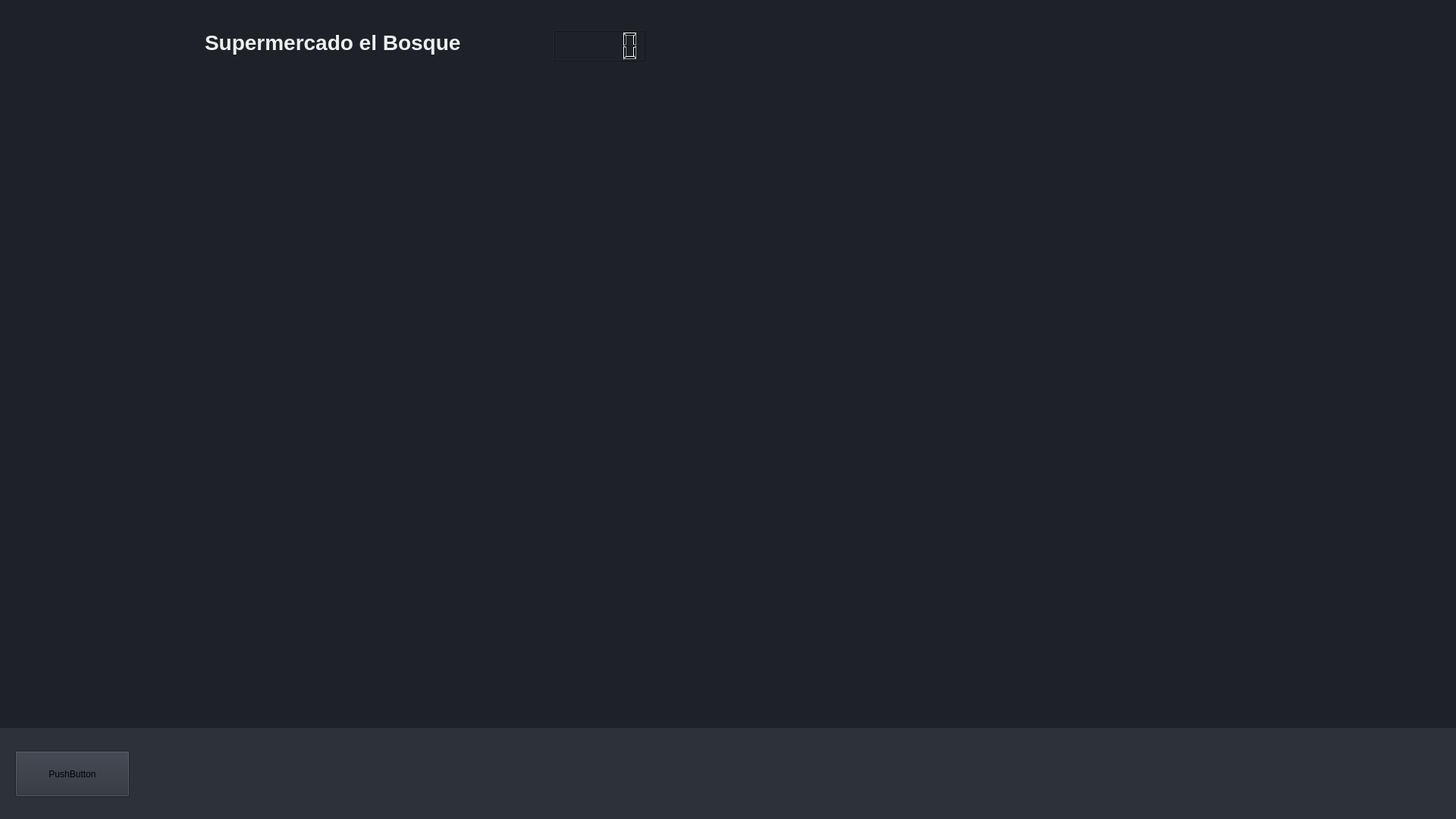
<?xml version="1.0" encoding="UTF-8"?>
<ui version="4.0">
 <class>Form</class>
 <widget class="QWidget" name="Form">
  <property name="geometry">
   <rect>
    <x>0</x>
    <y>0</y>
    <width>1920</width>
    <height>1080</height>
   </rect>
  </property>
  <property name="minimumSize">
   <size>
    <width>1920</width>
    <height>1080</height>
   </size>
  </property>
  <property name="windowTitle">
   <string>Form</string>
  </property>
  <property name="styleSheet">
   <string notr="true">background-color: #1E2228;
</string>
  </property>
  <widget class="QWidget" name="widget" native="true">
   <property name="geometry">
    <rect>
     <x>0</x>
     <y>960</y>
     <width>1920</width>
     <height>120</height>
    </rect>
   </property>
   <property name="minimumSize">
    <size>
     <width>1920</width>
     <height>120</height>
    </size>
   </property>
   <property name="maximumSize">
    <size>
     <width>1920</width>
     <height>160</height>
    </size>
   </property>
   <property name="styleSheet">
    <string notr="true">background-color: #2C313A;

</string>
   </property>
   <widget class="QPushButton" name="pushButton">
    <property name="geometry">
     <rect>
      <x>20</x>
      <y>30</y>
      <width>151</width>
      <height>61</height>
     </rect>
    </property>
    <property name="styleSheet">
     <string notr="true"/>
    </property>
    <property name="text">
     <string>PushButton</string>
    </property>
   </widget>
  </widget>
  <widget class="QWidget" name="widget_2" native="true">
   <property name="geometry">
    <rect>
     <x>0</x>
     <y>10</y>
     <width>1920</width>
     <height>80</height>
    </rect>
   </property>
   <property name="minimumSize">
    <size>
     <width>1920</width>
     <height>80</height>
    </size>
   </property>
   <property name="maximumSize">
    <size>
     <width>16777215</width>
     <height>100</height>
    </size>
   </property>
   <property name="styleSheet">
    <string notr="true">background-color: qlineargradient(
        x1:0, y1:0,
        x2:1, y2:0,
        stop:0 #1A252F,
        stop:1 #22303C
    );</string>
   </property>
   <widget class="QLabel" name="label">
    <property name="geometry">
     <rect>
      <x>270</x>
      <y>20</y>
      <width>371</width>
      <height>51</height>
     </rect>
    </property>
    <property name="styleSheet">
     <string notr="true">color: #ECF0F1;
font-size: 28px;
font-weight: bold;</string>
    </property>
    <property name="text">
     <string>Supermercado el Bosque</string>
    </property>
   </widget>
   <widget class="QLCDNumber" name="lcdNumber">
    <property name="geometry">
     <rect>
      <x>730</x>
      <y>30</y>
      <width>121</width>
      <height>41</height>
     </rect>
    </property>
   </widget>
  </widget>
 </widget>
 <resources/>
 <connections/>
</ui>
